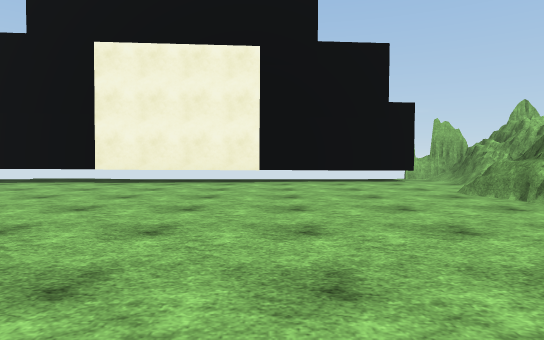
View 1 (above)

16 first-person views from a walk through a Unity game level. The camera is 1.2 m above the floor, tilts 2° down and sees 75° across. The floor is counted in squares, 2.04 m on a side. Each view is taken from the middle of a square. On the plan, view 1 faces up. The plan holds only what a view shows up to about 10 squares ahead; the rest is blank. The place goes on beyond the plan. The player is left out. Surface patterns are stand-ins for the level's own textures.

View 2
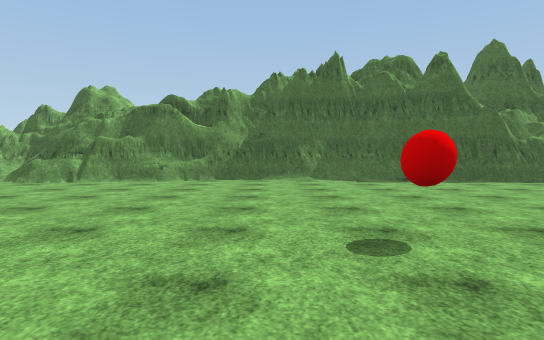

View 3
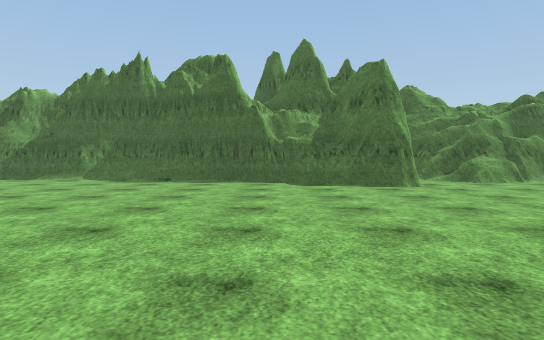

View 4
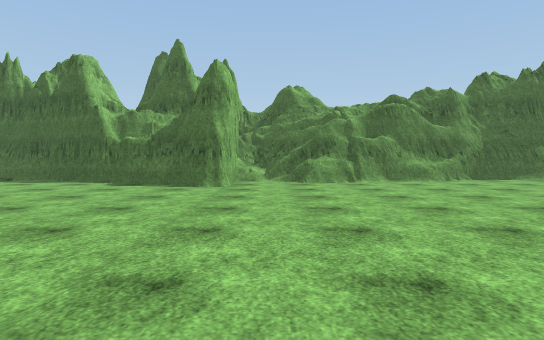

View 5
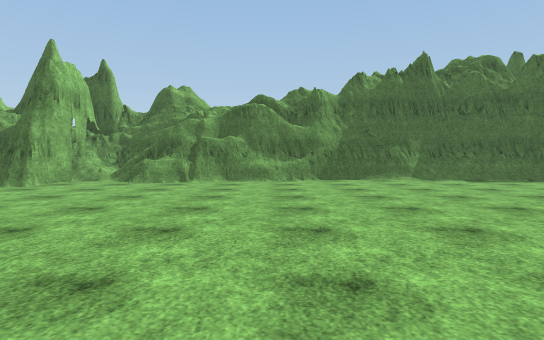

View 6
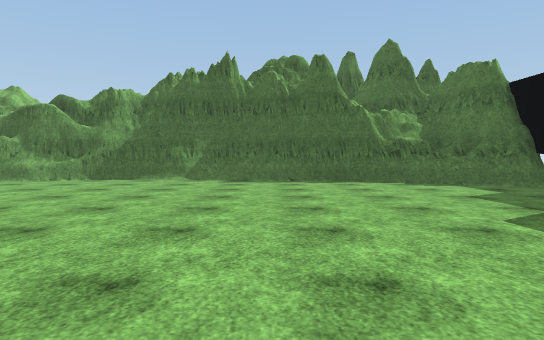

View 7
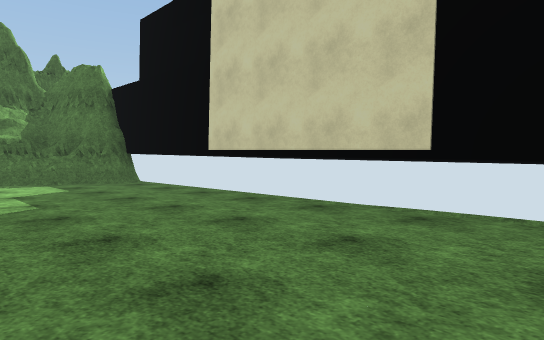

View 8
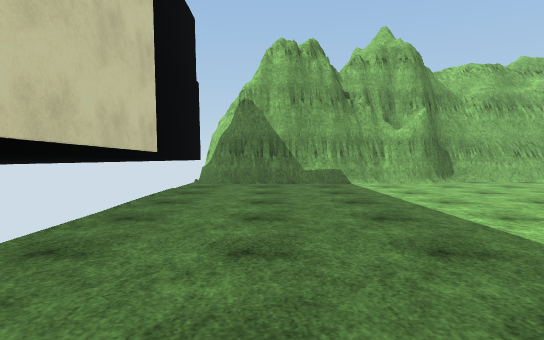

View 9
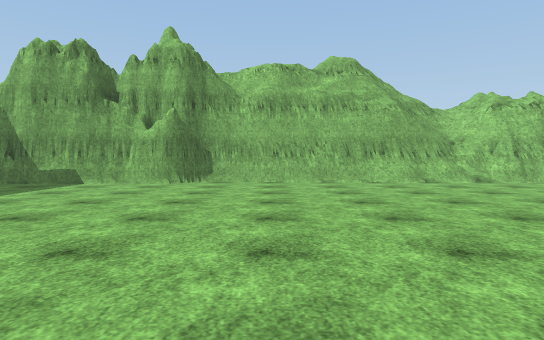

View 10
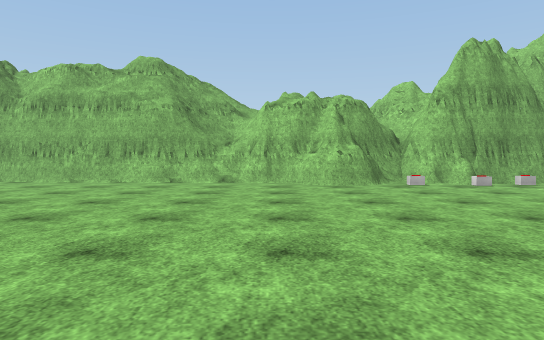

View 11
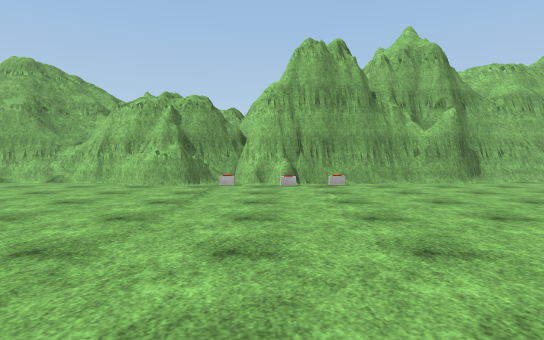

View 12
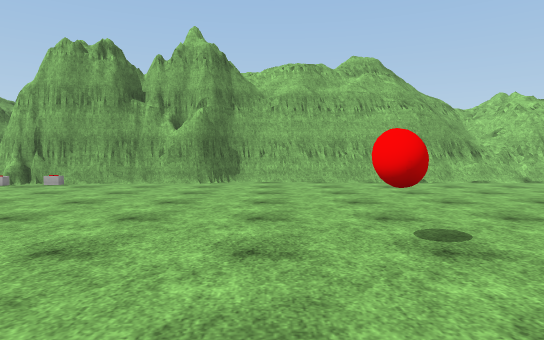

View 13
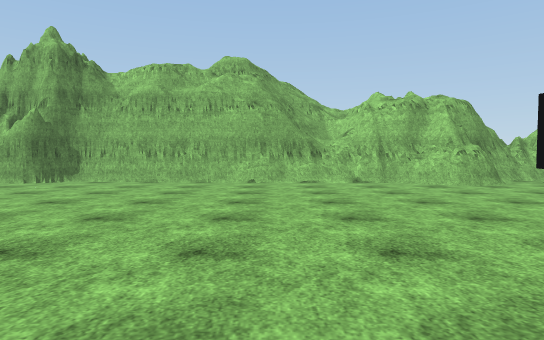

View 14
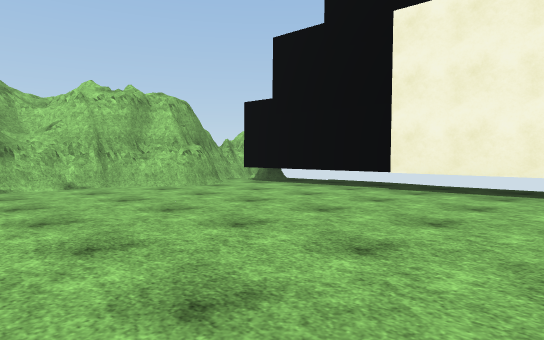

View 15
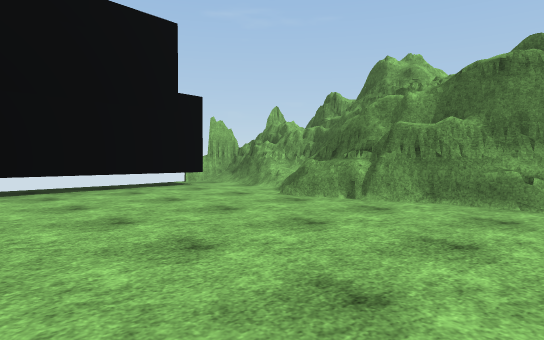

View 16
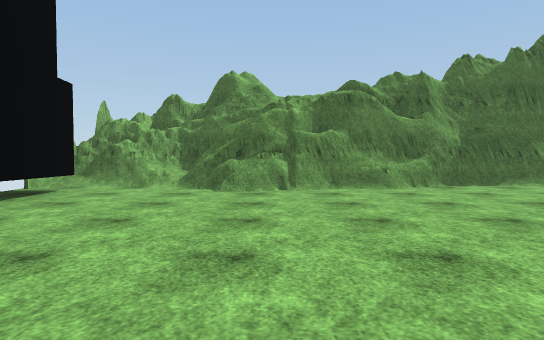

### Floor plan
Key: @ floor where view 1 was taken; # wall or solid block; . floor; ^ raised ledge; O other object.
Columns run from 9 left of view 1 to 5 right of it. Each row starts with its distance up from view 1.
 10             ###
  9        ######.#
  8  #######......#
  7 ##............#
  6 ##...........##
  5 #............##
  4 #............##
  3 #............##
  2 #............^#
  1 #.............#
  0 #........@....#
 -1 #.............#
 -2 #.............#
 -3 #............##
 -4 ##...........##
 -5 ##...........#
 -6  #...........#
 -7  #O.........^#
 -8 ##O.........##
 -9 #O..........###
-10 ##............#
-11 ##...........##
-12 #............#
-13 #............#
-14 #............^#
-15 #.............#
-16 #.............#
-17 #.............#
-18 #.............#
-19 #.............#
-20 #............^#
-21 ##...........##
-22 ##...........#
-23  #...........#
-24  #..........##
-25  #..........#
-26  ############

Where each view was taken, in squares from view 1:
view 1: 0 up, 0 right, facing up
view 2: 0 up, 5 left, facing right
view 3: 6 down, 5 left, facing right
view 4: 10 down, 5 left, facing right
view 5: 14 down, 5 left, facing right
view 6: 20 down, 5 left, facing right
view 7: 22 down, 6 left, facing down-right
view 8: 24 down, 0 right, facing left
view 9: 18 down, 0 right, facing left
view 10: 12 down, 0 right, facing left
view 11: 8 down, 0 right, facing left
view 12: 2 down, 0 right, facing left
view 13: 2 up, 0 right, facing left
view 14: 2 up, 1 left, facing up-left
view 15: 2 up, 1 left, facing up-right
view 16: 5 up, 3 left, facing right
